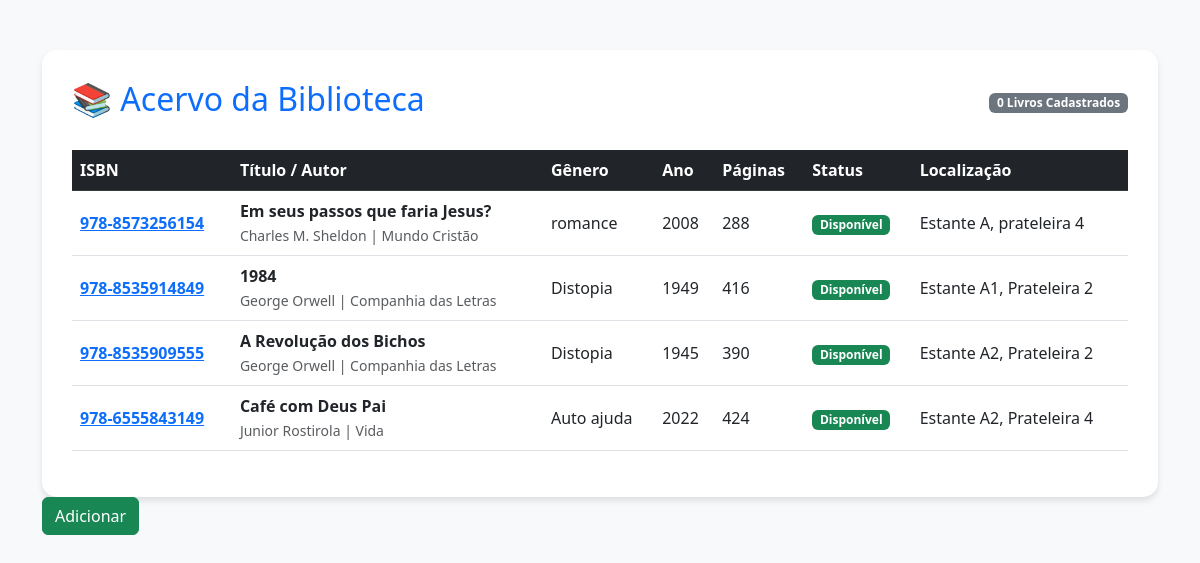
The page /books/ on the database its author committed.
### core/models.py (models this page shows, shortened)
class Books(models.Model):
    STATUS_CHOICES = [
        ("disponivel", "Disponível"),
        ("reservado", "Reservado"),
        ("emprestado", "Emprestado"),
        ("eliminado", "Eliminado"),
    ]
    isbn = models.CharField("ISBN", max_length=150, unique=True)
    titulo = models.CharField("TÍTULO", max_length=100)
    autor = models.CharField("AUTOR", max_length=100)
    genero = models.CharField("GÊNERO", max_length=50)
    ano_publicacao = models.IntegerField("Ano de Publicação")
    editora = models.CharField("EDITORA", max_length=100)
    paginas = models.IntegerField("Total de Páginas") # Corrigido aqui
    status = models.CharField("STATUS", max_length=25, choices=STATUS_CHOICES, default="disponivel")
    localizacao = models.CharField("LOCAL", max_length=100)
    class Meta:
        ordering = ("isbn",)
        verbose_name = "Livro"
        verbose_name_plural = "Lista de Livros"
    def get_absolute_url(self):
        return reverse("core:book_update", kwargs={"isbn": self.isbn})

### core/views.py (the view)
# urls.py: path("books/", views.BooksListView.as_view(), name="books_list"),
class BooksListView(ListView):
    template_name = "core/books_list.html"
    paginate_by = 25
    model = Books
    def get_queryset(self, **kwargs):
        object_list = super().get_queryset(**kwargs).order_by('-isbn')
        return object_list

### core/templates/core/books_list.html (shortened to what this page needs)
{% extends "core/index.html" %}
{% block content %}
<div class="container">
    <div class="table-container">
        <div class="d-flex justify-content-between align-items-center mb-4">
            <h2 class="text-primary">📚 Acervo da Biblioteca</h2>
            <span class="badge bg-secondary">{{ books|length }} Livros Cadastrados</span>
        </div>
        <div class="table-responsive">
            <table class="table table-hover align-middle">
                <thead class="table-dark">
                    <tr>
                        <th>ISBN</th>
                        <th>Título / Autor</th>
                        <th>Gênero</th>
                        <th>Ano</th>
                        <th>Páginas</th>
                        <th>Status</th>
                        <th>Localização</th>
                    </tr>
                </thead>
                <tbody>
                    {% for book in object_list %}
                    <tr>
                        <td class="fw-bold text-muted"><a href="{{ book.get_absolute_url }}">{{ book.isbn }}</a></td>
                        <td>
                            <div class="fw-bold">{{ book.titulo }}</div>
                            <small class="text-muted">{{ book.autor }} | {{ book.editora }}</small>
                        </td>
                        <td>{{ book.genero }}</td>
                        <td>{{ book.ano_publicacao }}</td>
                        <td>{{ book.paginas }}</td>
                        <td>
                            <span class="badge badge-{{ book.status }}">
                                {{ book.get_status_display }}
                            </span>
                        </td>
                        <td> {{ book.localizacao }}</td>
                    </tr>
                    {% empty %}
                    <tr>
                        <td colspan="6" class="text-center py-4">Nenhum livro encontrado no sistema.</td>
                    </tr>
                    {% endfor %}
                </tbody>
            </table>
        </div>
    </div>
    <a href="create">
      <button type="button" class="btn btn-success" style="float: left; margin-bottom: 5px;">Adicionar</button>
    </a>
</div>
{% endblock %}

### core/templates/core/index.html (shortened to what this page needs)
<!DOCTYPE html>
<html lang="pt-br">
<head>
    <link href="https://cdn.jsdelivr.net/npm/bootstrap@5.3.0/dist/css/bootstrap.min.css" rel="stylesheet">
</head>
<body>
     {% block content %}
     {% endblock %}
</body>
</html>

### core/templates/core/index.html (style rules this page uses)
body { background-color: #f8f9fa; padding-top: 50px; }
.table-container { background: white; padding: 30px; border-radius: 15px; box-shadow: 0 4px 6px rgba(0,0,0,0.1); }
.badge-disponivel { background-color: #198754; }

### rows shown on the page
Books: isbn "978-8573256154", titulo "Em seus passos que faria Jesus?", autor "Charles M. Sheldon", editora "Mundo Cristão", genero "romance", ano_publicacao "2008", paginas "288", status "Disponível", localizacao "Estante A, prateleira 4"
Books: isbn "978-8535914849", titulo "1984", autor "George Orwell", editora "Companhia das Letras", genero "Distopia", ano_publicacao "1949", paginas "416", status "Disponível", localizacao "Estante A1, Prateleira 2"
Books: isbn "978-8535909555", titulo "A Revolução dos Bichos", autor "George Orwell", editora "Companhia das Letras", genero "Distopia", ano_publicacao "1945", paginas "390", status "Disponível", localizacao "Estante A2, Prateleira 2"
Books: isbn "978-6555843149", titulo "Café com Deus Pai", autor "Junior Rostirola", editora "Vida", genero "Auto ajuda", ano_publicacao "2022", paginas "424", status "Disponível", localizacao "Estante A2, Prateleira 4"

### other values the page prints
{{ books|length }} "0"
